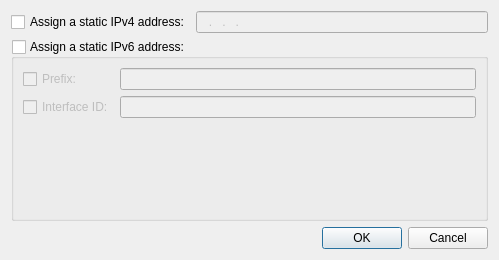
<?xml version="1.0" encoding="UTF-8"?>
<ui version="4.0">
 <class>StaticAddressesWidget</class>
 <widget class="QWidget" name="StaticAddressesWidget">
  <property name="geometry">
   <rect>
    <x>0</x>
    <y>0</y>
    <width>499</width>
    <height>260</height>
   </rect>
  </property>
  <property name="windowTitle">
   <string>Form</string>
  </property>
  <layout class="QGridLayout" name="gridLayout_2">
   <item row="0" column="0">
    <widget class="QCheckBox" name="ipv4CheckBox">
     <property name="text">
      <string>Assign a static IPv4 address:</string>
     </property>
    </widget>
   </item>
   <item row="1" column="0" colspan="2">
    <widget class="QGroupBox" name="ipv6GroupBox">
     <property name="title">
      <string>Assign a static IPv6 address:</string>
     </property>
     <property name="checkable">
      <bool>true</bool>
     </property>
     <property name="checked">
      <bool>false</bool>
     </property>
     <layout class="QGridLayout" name="gridLayout">
      <item row="1" column="1">
       <widget class="QLineEdit" name="interfaceIDLineEdit">
        <property name="enabled">
         <bool>false</bool>
        </property>
       </widget>
      </item>
      <item row="0" column="0">
       <widget class="QCheckBox" name="prefixCheckBox">
        <property name="text">
         <string>Prefix:</string>
        </property>
       </widget>
      </item>
      <item row="0" column="1">
       <widget class="QLineEdit" name="prefixLineEdit">
        <property name="enabled">
         <bool>false</bool>
        </property>
       </widget>
      </item>
      <item row="1" column="0">
       <widget class="QCheckBox" name="interfaceIDCheckBox">
        <property name="text">
         <string>Interface ID:</string>
        </property>
       </widget>
      </item>
      <item row="2" column="0" colspan="2">
       <spacer name="verticalSpacer">
        <property name="orientation">
         <enum>Qt::Vertical</enum>
        </property>
        <property name="sizeHint" stdset="0">
         <size>
          <width>20</width>
          <height>40</height>
         </size>
        </property>
       </spacer>
      </item>
     </layout>
    </widget>
   </item>
   <item row="0" column="1">
    <widget class="QLineEdit" name="ipv4LineEdit">
     <property name="enabled">
      <bool>false</bool>
     </property>
     <property name="inputMask">
      <string notr="true">000.000.000.000</string>
     </property>
    </widget>
   </item>
   <item row="2" column="0" colspan="2">
    <widget class="QDialogButtonBox" name="dialogButtonBox">
     <property name="standardButtons">
      <set>QDialogButtonBox::Cancel|QDialogButtonBox::Ok</set>
     </property>
    </widget>
   </item>
  </layout>
 </widget>
 <resources/>
 <connections>
  <connection>
   <sender>prefixCheckBox</sender>
   <signal>toggled(bool)</signal>
   <receiver>prefixLineEdit</receiver>
   <slot>setEnabled(bool)</slot>
   <hints>
    <hint type="sourcelabel">
     <x>95</x>
     <y>106</y>
    </hint>
    <hint type="destinationlabel">
     <x>246</x>
     <y>106</y>
    </hint>
   </hints>
  </connection>
  <connection>
   <sender>interfaceIDCheckBox</sender>
   <signal>toggled(bool)</signal>
   <receiver>interfaceIDLineEdit</receiver>
   <slot>setEnabled(bool)</slot>
   <hints>
    <hint type="sourcelabel">
     <x>95</x>
     <y>137</y>
    </hint>
    <hint type="destinationlabel">
     <x>246</x>
     <y>137</y>
    </hint>
   </hints>
  </connection>
  <connection>
   <sender>ipv4CheckBox</sender>
   <signal>toggled(bool)</signal>
   <receiver>ipv4LineEdit</receiver>
   <slot>setEnabled(bool)</slot>
   <hints>
    <hint type="sourcelabel">
     <x>124</x>
     <y>21</y>
    </hint>
    <hint type="destinationlabel">
     <x>365</x>
     <y>23</y>
    </hint>
   </hints>
  </connection>
 </connections>
</ui>
